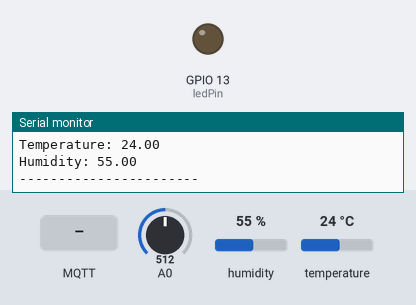
Bench run of a sketch on a simulated ESP8266 (NodeMCU). On the bench: output pins drawn as LEDs (lit = HIGH), the last lines printed to the serial monitor. Inputs (shaded band) come from the test bench; at power-on: A0 = 512, humidity 55 %, temperature 24 °C. WiFi joins after 1.5 s; servers stay silent unless stated; no MQTT or app messages arrive unless stated.

Above: at 2.7 s.
2.8 s: MQTT message "1" arrives on the first subscribed topic
At 7.2 s:
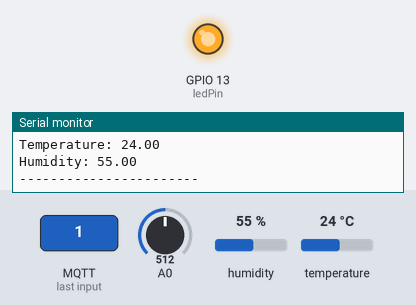
8.0 s: MQTT message "0" arrives on the first subscribed topic
At 11.9 s:
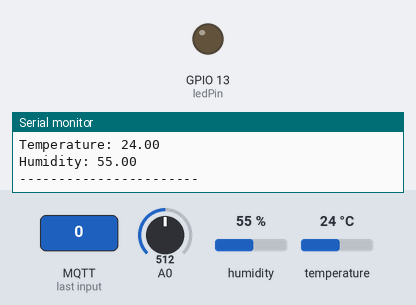
Timing chart, 0 to 13.4 s (numbered marks = the images above; inputs shaded):
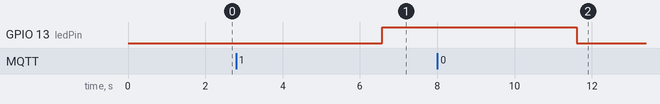

The sketch:

communicationPubSubv3.ino
```cpp
#include <ESP8266WiFi.h>
#include <PubSubClient.h>
#include <DHT.h>

#define DHTPIN 2
#define DHTTYPE DHT11

int ledPin = 13;
int ledState = LOW;

int del = 5000;

DHT dht(DHTPIN, DHTTYPE);

const char* ssid = "MOVISTAR_7728";                               // wifi ssid
const char* password =  "supercalifragilisticoespialidoso27";     // wifi password
const char* mqttServer = "192.168.1.55";                          // IP adress Raspberry Pi
const int mqttPort = 1883;
const char* mqttUser = "mqttusr";                                 // if you don't have MQTT Username, no need input
const char* mqttPassword = "mqttrpi";                             // if you don't have MQTT Password, no need input

WiFiClient espClient;
PubSubClient client(espClient);

void setup() {

  Serial.begin(115200);

    //Init LED output
  pinMode(ledPin, OUTPUT);
  digitalWrite(ledPin, ledState);

  WiFi.begin(ssid, password);

  while (WiFi.status() != WL_CONNECTED) {
    delay(500);
    Serial.println("Connecting to WiFi..");
  }
  Serial.println("Connected to the WiFi network");

  client.setServer(mqttServer, mqttPort);
  client.setCallback(callback);

  while (!client.connected()) {
    Serial.println("Connecting to MQTT...");

    if (client.connect("ESP8266Client2", mqttUser, mqttPassword )) {

      Serial.println("connected");
      client.subscribe("esp8266");
    } else {

      Serial.print("failed with state ");
      Serial.print(client.state());
      delay(2000);

    }
  }

//  client.publish("esp8266", "Hello Raspberry Pi");
//  client.subscribe("esp8266");

}

void callback(char* topic, byte* payload, unsigned int length) {

  for (int i = 0; i < length; i++) {
    Serial.print((char)payload[i]);
  }

  if(length==1){
    int x = (int)payload[0];
    changeFreqOrLed(x);
  }

}

void changeFreqOrLed(int state){
  if(state==48){ //48 en bytes equivale a recibir un 0
    ledState=LOW;
    digitalWrite(ledPin, ledState);
    char led [1]={'0'};
    client.publish("led-micro",led);
  }else if(state==49){ //49 en bytes equivale a recibir un 1
    ledState=HIGH;
    digitalWrite(ledPin, ledState);
    char led [1]={'1'};
    client.publish("led-micro",led);
  }else if(state==50){
    //Se detecta movimiento por tanto se aumenta la frecuencia de muestreo
    del=2000;
    Serial.println("Change Fregquncy Hight");
  }else if(state==51){
    //Se detecta ausencia de movimiento por tanto se baja la frecuencia de muestreo
    del=7000;
    Serial.println("Change Fregquncy Low");
  }else{
    Serial.print("***ERROR state do not recognize ");
    Serial.println(state);
  }
  Serial.println("-----------------------");
}

float readVoltage(){
    int val = analogRead(A0);
    if(isnan(val)){
      Serial.println("***ERROR in voltage");
      return -999;
    }else{
      float voltage = val * (5.0 / 1023.0);
      Serial.print("voltage: ");
      Serial.println(voltage);
      return voltage;
    }
}

float readDHTHumidity() {
  float h = dht.readHumidity();
  if (isnan(h)) {
    Serial.println("***ERROR in humidity sensor");
    return -999;
  }
  else {
    Serial.print("Humidity: ");
    Serial.println(h);
    return h;
  }
}

float readDHTTemperature() {

  float t = dht.readTemperature();
  if (isnan(t)) {
    Serial.println("***ERROR in temperature sensor");
    return -9999;
  }
  else {
    Serial.print("Temperature: ");
    Serial.println(t);
    return t;
  }
}

void loop() {
  //  char str[15];
  //  sprintf(str, "%g", voltage);

    char volt [10];
    char temp [10];
    char humd [10];

    sprintf(volt,"%g",readVoltage());
    sprintf(temp,"%g",readDHTTemperature());
    sprintf(humd,"%g",readDHTHumidity());

    Serial.println("-----------------------");

    client.publish("voltage-micro", volt);
    client.publish("temperature-micro", temp);
    client.publish("humidity-micro",humd);


    delay(del);
    client.loop();
}
```

Measured:
- after the input at 2.8 s, GPIO 13 (ledPin): LOW → HIGH after 3.8 s
- after the input at 8.0 s, GPIO 13 (ledPin): HIGH → LOW after 3.6 s
